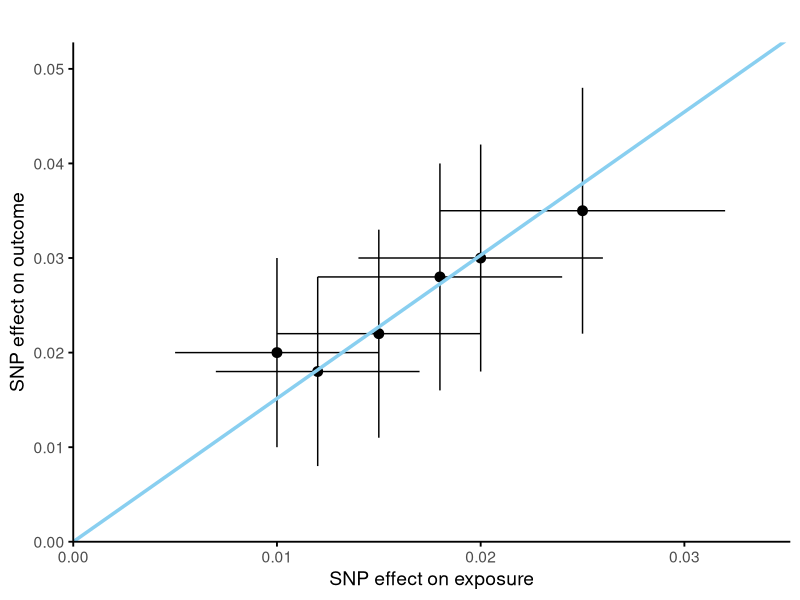

Write the R code that produced this figure.
# Load libraries
library(ggplot2)

# Example data: 5 SNPs with effect sizes and standard errors
dat <- data.frame(
 SNP = paste0("rs", 1:6),
 beta_exposure = c(0.01, 0.02, 0.015, 0.025, 0.012, 0.018),
 se_exposure = c(0.005, 0.006, 0.005, 0.007, 0.005, 0.006),
 beta_outcome = c(0.02, 0.03, 0.022, 0.035, 0.018, 0.028),
 se_outcome = c(0.01, 0.012, 0.011, 0.013, 0.01, 0.012)
)


# IVW slope (forced through origin)
weights <- 1 / (dat$se_outcome^2)
ivw_beta <- sum(weights * dat$beta_exposure * dat$beta_outcome) / sum(weights * dat$beta_exposure^2)

# Determine maximum values for x and y (with some padding)
x_max <- max(dat$beta_exposure + dat$se_exposure) * 1.1
y_max <- max(dat$beta_outcome + dat$se_outcome) * 1.1

# Create plot
ggplot(dat, aes(x = beta_exposure, y = beta_outcome)) +
 geom_point(size = 3) +
 geom_errorbar(aes(ymin = beta_outcome - se_outcome, ymax = beta_outcome + se_outcome), width = 0) +
 geom_errorbarh(aes(xmin = beta_exposure - se_exposure, xmax = beta_exposure + se_exposure), height = 0) +
 geom_abline(intercept = 0, slope = ivw_beta, color = "#89CFF0", size = 1.2) +  # pastel blue
 labs(
  x = "SNP effect on exposure",
  y = "SNP effect on outcome",
  title = ""
 ) +
 scale_x_continuous(limits = c(0, x_max), expand = c(0, 0)) +
 scale_y_continuous(limits = c(0, y_max), expand = c(0, 0)) +
 theme_minimal(base_size = 14) +
 theme(
  panel.grid = element_blank(),
  axis.line = element_line(color = "black"),
  axis.ticks = element_line(color = "black"),
  panel.border = element_blank()
 )
